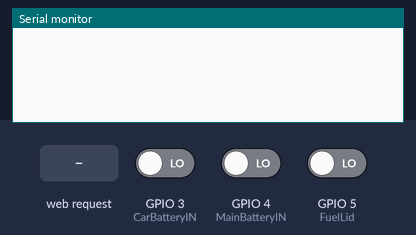
A sketch run on a simulated ESP8266 (NodeMCU). On the bench: the last lines printed to the serial monitor. The inputs (shaded band) are chosen by the test bench; at power-on: GPIO 3 (CarBatteryIN) LOW, GPIO 4 (MainBatteryIN) LOW, GPIO 5 (FuelLid) LOW.

Above: at 1.2 s.
1.3 s: HTTP request GET /update received
At 2.5 s:
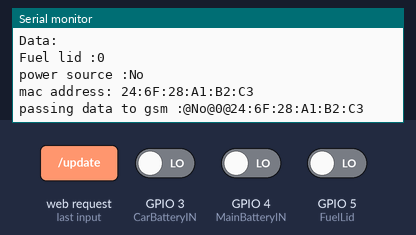
2.8 s: HTTP request GET /update?value=1 received
At 3.8 s:
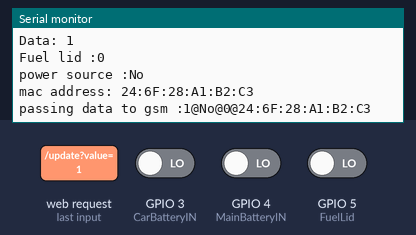

Measured:
- after the input at 1.3 s, the serial monitor: prints a new line at once (image 1)
- after the input at 2.8 s, the serial monitor: prints a new line at once (image 2)

The sketch:

host.ino
```cpp
#include <SoftwareSerial.h>
#include <ESP8266WiFi.h>
#include <ESP8266WebServer.h>
#include <Ticker.h>

#define CarBatteryIN 3 //car battery
#define MainBatteryIN 4 //main battery
#define FuelLid 5 //fuel lid

IPAddress ip(192, 168, 11, 4);
IPAddress gateway(192, 168, 11, 1);
IPAddress subnet(255, 255, 255, 0);

ESP8266WebServer server;
SoftwareSerial hostSerial(2, 16); //Software serial for gsm module  //RX TX
Ticker Tick;

String sensor_value = "";
String power;
String cut;
int carPower = 0;
int mainPower = 0;
int fuelLid = 0;
volatile int WatchDogCount = 0;

//watchdog function
void ISRWatchDog() {
  WatchDogCount++;
  if (WatchDogCount > 300) {
    Serial.print("ISRWatchDog function executed...>>");
    ESP.reset();
  }
}

void setup() {
  WiFi.mode(WIFI_AP);
  WiFi.softAPConfig(ip, gateway, subnet);
  //  hotspot settings
  String m = WiFi.macAddress();
  String ssid_client = "";
  ssid_client = "rokkhi_V3A@" + m;
  String ssid_ap = ssid_client;
  String password_ap = ssid_client;
  WiFi.softAP(ssid_ap, password_ap);

  Serial.begin(115200);
  hostSerial.begin(9600);
  //watchdog attach
  Tick.attach(1, ISRWatchDog);

  pinMode(CarBatteryIN, INPUT);
  pinMode(MainBatteryIN, INPUT);
  pinMode(FuelLid, INPUT);
  Serial.println();

  // Configure the server's routes
  server.on("/", handleIndex);
  server.on("/update", handleUpdate);
  server.begin();
}

void loop() {
  server.handleClient();
  WatchDogCount = 0;
}

void handleIndex() {
  server.send(200, "text/plain", String(sensor_value));
}

void handleUpdate() {
  //data collection from V3B
  sensor_value = server.arg("value");
  Serial.print("Data: "); Serial.println(sensor_value);
  carPower = digitalRead(CarBatteryIN);
  mainPower = digitalRead(MainBatteryIN);
  fuelLid = digitalRead(FuelLid);
  Serial.print("Fuel lid :"); Serial.println(fuelLid);

  if (fuelLid == 1) {
    cut = "1";
  }
  else if (fuelLid == 0) {
    cut = "0";
  }
  else {
    cut = "no";
  }
  delay(20);

  if (carPower == 1 && mainPower == 1) {
    power = "1";
  }
  else if (carPower == 0 && mainPower == 1) {
    power = "0";
  }
  else {
    power = "No";
  }
  delay(20);
  Serial.print("power source :"); Serial.println(power);

  String m = WiFi.macAddress();
  Serial.print("mac address: "); Serial.println(m);

  //data passing through software serial
  String softValue = "";
  softValue += sensor_value + "@" + power + "@" + cut + "@" + m;
  int softValueLength = softValue.length();
  char finalSoftValue[softValueLength];
  strcpy(finalSoftValue, softValue.c_str());
  hostSerial.write(finalSoftValue);

  Serial.print("passing data to gsm :"); Serial.println(finalSoftValue);

  server.send(200, "text/plain", "Updated");
}
```
